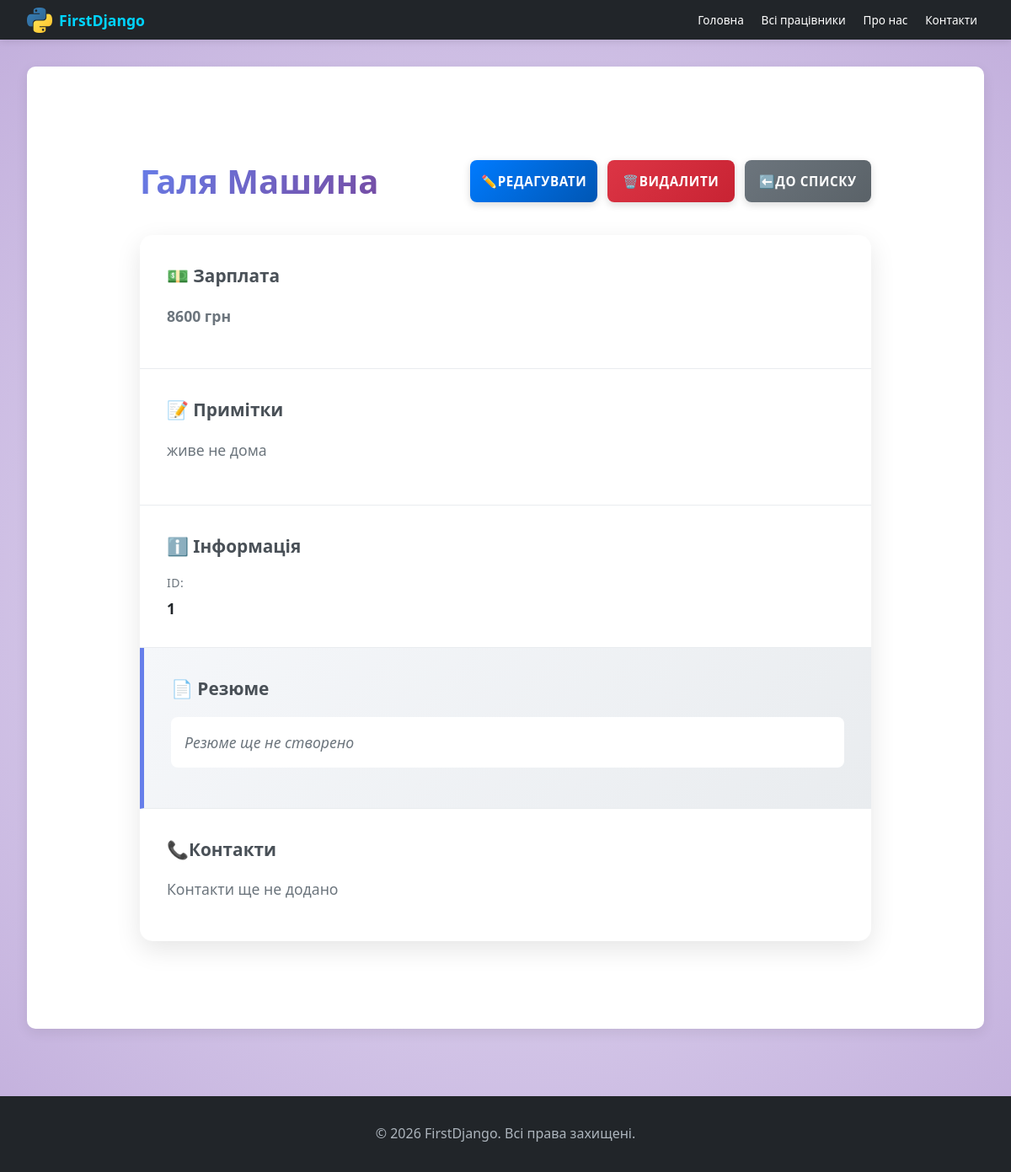
/workers/1/, run on an earlier commit of the app's database.
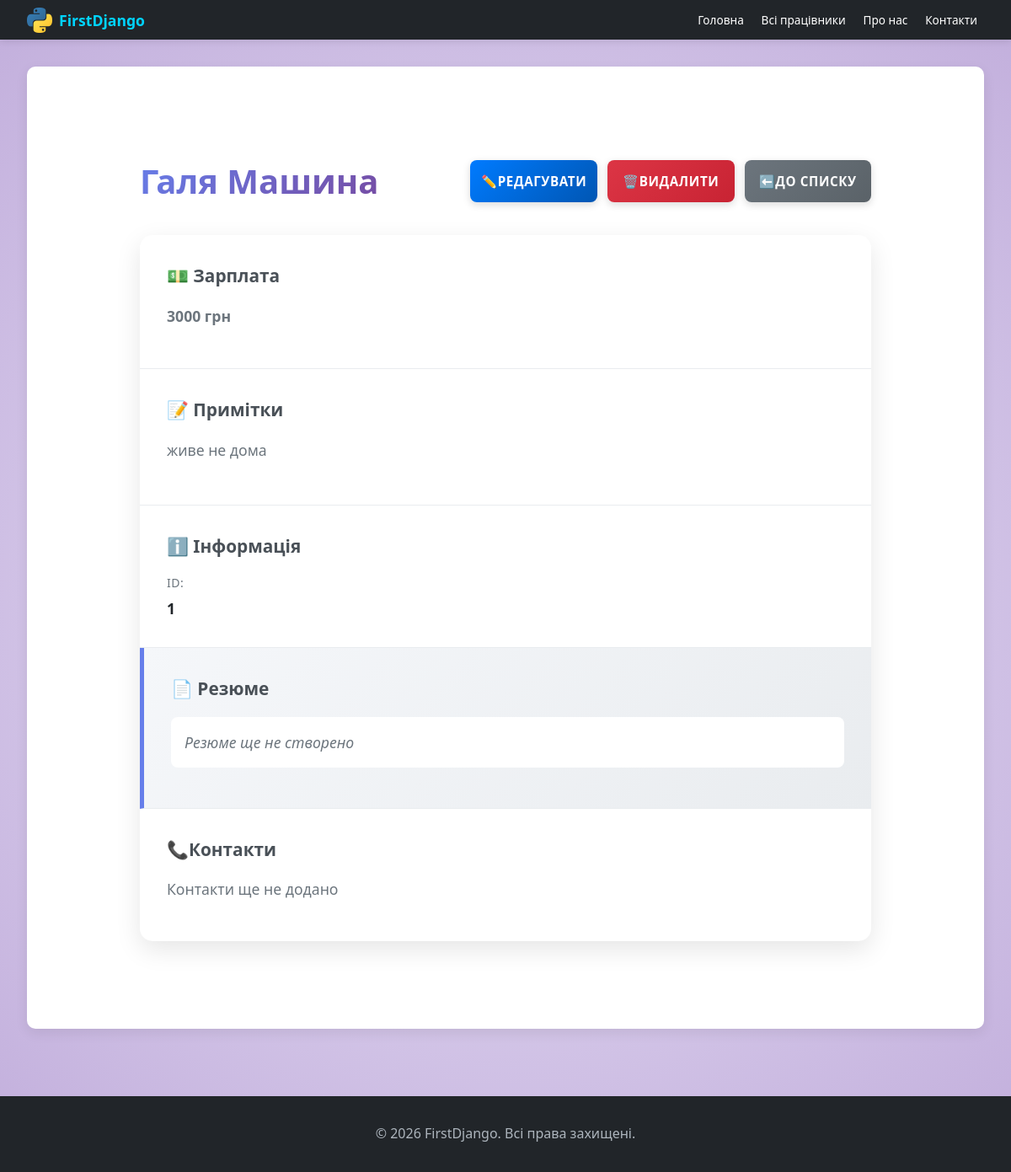
And on a later commit of the database.
### workers/models.py (models this page shows, shortened)
class Worker(models.Model):
    name = models.CharField(max_length=50, blank=False, null=False)
    salary = models.IntegerField(default=0)
    notes = models.TextField(blank=True, null=True)
    owner = models.ForeignKey(User, on_delete=models.CASCADE, related_name='workers', null=True, blank=True)
    photo = models.ImageField(upload_to='workers/photos/', blank=True, null=True, verbose_name='Фото')

### workers/views.py (the view)
# urls.py: path('<int:pk>/', WorkerDetailView.as_view(), name='worker_detail'),
class WorkerDetailView(DetailView):
    model = Worker
    template_name = 'workers/worker_detail.html'
    context_object_name = 'worker'
    login_url = '/login/'
    def get_context_data(self, **kwargs):
        context = super().get_context_data(**kwargs)
        context['title'] = f'Деталі: {self.object.name}'
        return context

### workers/context_procesors.py (called while the page is built)
def worker_count(request):
    context = {
        'worker_count': Worker.objects.count()
    }
    return context

### workers/templates/workers/worker_detail.html (shortened to what this page needs)
{% extends 'main/base.html' %}
{% load static %}
{% block extra_css %}
    <link rel="stylesheet" href="{% static 'main/css/index.css' %}?v=2">
    <link rel="stylesheet" href="{% static 'workers/css/worker-detail.css' %}?v=1">
    <link rel="stylesheet" href="{% static 'workers/css/resume.css' %}?v=1">
{% endblock %}
{% block content %}
    <div class="worker-detail-container">
        <div class="detail-header">
            <h1>{{ worker.name }}</h1>
            <div class="header-actions">
                {% if user.is_superuser or user.id == worker.owner.id %}
                    <a href="{% url 'edit_worker' worker.pk %}" class="btn btn-edit">✏️Редагувати</a>
                    <a href="{% url 'delete_worker' worker.pk %}" class="btn btn-delete">🗑️Видалити</a>
                {% endif %}
                <a href="{% url 'all_workers' %}" class="btn btn-secondary">⬅️До списку</a>
            </div>
        </div>
        <div class="detail-card">
            <div class="detail-section">
                <h3>💵 Зарплата</h3>
                <p class="salary-amount">{{ worker.salary }} грн</p>
            </div>
            {% if worker.notes %}
                <div class="detail-section">
                    <h3>📝 Примітки</h3>
                    <p class="notes-text">{{ worker.notes }}</p>
                </div>
            {% else %}
                <div class="detail-section">
                    <h3>📝 Примітки</h3>
                    <p class="no-notes">Примітки відсутні</p>
                </div>
            {% endif %}
            <div class="detail-section">
                <h3>ℹ️ Інформація</h3>
                <div class="info-grid">
                    <div class="info-item">
                        <span class="info-label">ID:</span>
                        <span class="info-value">{{ worker.id }}</span>
                    </div>
                </div>
            </div>
            {% if worker.resume %}
                <div class="detail-section resume-section">
                    <h3>📄 Резюме</h3>
                    <div class="resume-content">
                        <p class="resume-date">Дата створення: <strong>{{ worker.resume.date_created|date:"d.m.Y" }}</strong></p>
                        <div class="resume-description">
                            <p>{{ worker.resume.discription }}</p>
                        </div>
                        {% if user.is_superuser %}
                            <div class="resume-actions">
                                <a href="{% url 'edit_resume' worker.resume.pk %}" class="btn btn-edit">✏️Редагувати резюме</a>
                                <a href="{% url 'delete_resume' worker.resume.pk %}" class="btn btn-delete">🗑️Видалити резюме</a>
                            </div>
                        {% endif %}
                    </div>
                </div>
            {% else %}
                <div class="detail-section resume-section">
                    <h3>📄 Резюме</h3>
                    <p class="no-resume">Резюме ще не створено</p>
                </div>
            {% endif %}
            <div class="detail-section contacts-section">
                <h3>📞Контакти</h3>
                {% if worker.contacts.all %}
                    <div class="contacts-list">
                        {% for contact in worker.contacts.all %}
                            <div class="contact-item">
                                <span class="contact-type">{{ contact.get_type_display }}:</span>
                                <span class="contact-value">{{ contact.value }}</span>
                                <small class="contact-date">{{ contact.created_at|date:"d.m.Y" }}</small>
                            </div>
                        {% endfor %}
                    </div>
                    {% if user.is_superuser %}
                        <a href="{% url 'create_contact' worker.pk %}" class="btn btn-primary">➕ Додати контакт</a>
                    {% endif %}
                {% else %}
                    <p class="no-contacts">Контакти ще не додано</p>
                {% endif %}
            </div>
        </div>
    </div>
{% endblock %}

What changed in the data, as far as the page shows it:
changed Worker "Галя Машина": salary "8600" → "3000"
